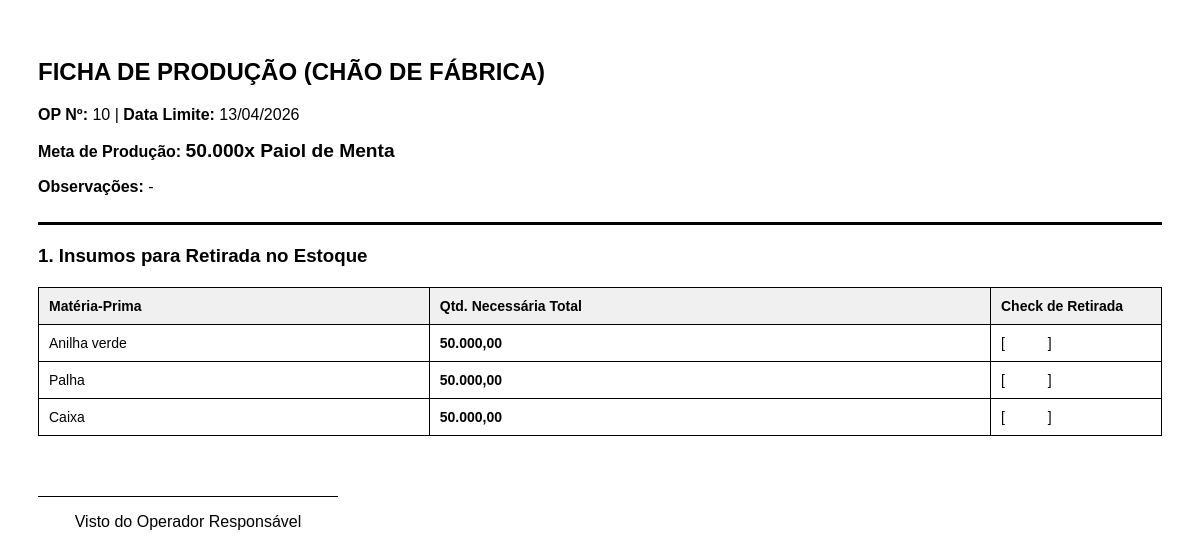
The app's page /producao/imprimir-op/10/ (signed in) with its own data.
### core/models.py (models this page shows, shortened)
class OrdemProducao(models.Model):
    STATUS_CHOICES = [
        ('Pendente', 'Pendente (Aguardando)'),
        ('Em Andamento', 'Em Andamento (Produzindo)'),
        ('Concluido', 'Concluído (No Estoque)'),
        ('Cancelado', 'Cancelado')
    ]
    produto = models.ForeignKey(Produto, on_delete=models.CASCADE, help_text="Produto final a ser fabricado")
    quantidade = models.IntegerField(help_text="Quantidade planejada para produção")
    quantidade_produzida = models.IntegerField(default=0, help_text="Quanto já foi fabricado desta OP")
    data_criacao = models.DateTimeField(auto_now_add=True)
    data_prevista = models.DateField(help_text="Prazo de entrega / finalização")
    status = models.CharField(max_length=20, choices=STATUS_CHOICES, default='Pendente')
    observacao = models.TextField(blank=True, null=True, help_text="Ex: Lote especial para Cliente X")
    autor = models.ForeignKey(User, on_delete=models.SET_NULL, null=True, blank=True)
    data_inicio = models.DateTimeField(null=True, blank=True)
    data_fim = models.DateTimeField(null=True, blank=True)
    custo_historico = models.DecimalField(max_digits=10, decimal_places=2, null=True, blank=True)
    cliente = models.ForeignKey(
        'Cliente',
        on_delete=models.SET_NULL,
        null=True,
        blank=True,
        verbose_name="Cliente Destino (Opcional)"
    )

class Produto(models.Model):
    nome = models.CharField(max_length=100, help_text="Ex: Cigarro Marca X, Fumo de Rolo Y")
    categoria = models.CharField(max_length=50, help_text="Ex: Produto Final, Matéria Prima")
    preco_custo = models.DecimalField(max_digits=10, decimal_places=2, help_text="Para matérias-primas, digite o custo. Para produtos finais, pode deixar 0 (será calculado).")
    estoque_minimo = models.FloatField(default=10, help_text="Quantidade mínima para disparar o alerta")
    preco_venda = models.DecimalField(max_digits=10, decimal_places=2, blank=True, null=True, help_text="Preço de venda (apenas para produtos finais)")

class Composicao(models.Model):
    produto_final = models.ForeignKey(Produto, related_name='composicoes', on_delete=models.CASCADE)
    materia_prima = models.ForeignKey(Produto, related_name='usado_em', on_delete=models.CASCADE)
    quantidade_necessaria = models.DecimalField(max_digits=10, decimal_places=4, help_text="Quantidade desta matéria-prima usada para fazer 1 unidade do produto final")

### core/views.py (the view)
# urls.py: path('producao/imprimir-op/<int:id>/', views.imprimir_op, name='imprimir_op'),
@login_required
@user_passes_test(has_producao, login_url='/')
def imprimir_op(request, id):
    op = get_object_or_404(OrdemProducao, id=id)
    composicoes = Composicao.objects.filter(produto_final=op.produto)
    for comp in composicoes:
        comp.total_necessario = float(comp.quantidade_necessaria) * op.quantidade
    return render(request, 'imprimir_op.html', {'op': op, 'composicoes': composicoes})

### core/context_processors.py (called while the page is built)
def alertas_estoque(request):
    if request.user.is_authenticated:
        contagem = Estoque.objects.filter(quantidade__lte=models.F('estoque_minimo')).count()
        return {'qtd_alerta_compras': contagem}
    return {'qtd_alerta_compras': 0}

def alertas_globais(request):
    if request.user.is_authenticated:
        qtd_alerta_compras = Estoque.objects.filter(
            quantidade__lte=models.F('estoque_minimo')
        ).exclude(produto__categoria__icontains='final').count()
        return {
            'qtd_alerta_compras': qtd_alerta_compras
        }
    return {'qtd_alerta_compras': 0}

### core/views.py (called while the page is built)
def has_producao(user):
    if user.is_superuser: return True
    if hasattr(user, 'perfil') and user.perfil.tipo in ['Gerente', 'Producao']: return True
    return False

### core/templates/imprimir_op.html (shortened to what this page needs)
<!DOCTYPE html>
<html lang="pt-br">
<head>
</head>
<body onload="window.print()">
    <div class="cabecalho">
        <h2>FICHA DE PRODUÇÃO (CHÃO DE FÁBRICA)</h2>
        <p><strong>OP Nº:</strong> {{ op.id }} | <strong>Data Limite:</strong> {{ op.data_prevista|date:"d/m/Y" }}</p>
        <p><strong>Meta de Produção:</strong> <span style="font-size: 1.2rem; font-weight: bold;">{{ op.quantidade }}x {{ op.produto.nome }}</span></p>
        <p><strong>Observações:</strong> {{ op.observacao|default:"-" }}</p>
    </div>
    <h3>1. Insumos para Retirada no Estoque</h3>
    <table>
        <thead>
            <tr>
                <th>Matéria-Prima</th>
                <th>Qtd. Necessária Total</th>
                <th style="width: 150px;">Check de Retirada</th>
            </tr>
        </thead>
        <tbody>
            {% for comp in composicoes %}
            <tr>
                <td>{{ comp.materia_prima.nome }}</td>
                <td><strong>{{ comp.total_necessario|floatformat:2 }}</strong></td>
                <td>[ &nbsp;&nbsp;&nbsp;&nbsp;&nbsp;&nbsp;&nbsp;&nbsp;&nbsp; ]</td>
            </tr>
            {% endfor %}
        </tbody>
    </table>
    <div class="assinatura">
        <p>Visto do Operador Responsável</p>
    </div>
</body>
</html>

### core/templates/imprimir_op.html (style rules this page uses)
body { font-family: Arial, sans-serif; padding: 30px; color: #000; background: #fff; }
.cabecalho { border-bottom: 3px solid #000; margin-bottom: 20px; padding-bottom: 10px; }
table { width: 100%; border-collapse: collapse; margin-top: 20px; font-size: 14px; }
th, td { border: 1px solid #000; padding: 10px; text-align: left; }
th { background-color: #f0f0f0; }
.assinatura { margin-top: 60px; border-top: 1px solid #000; width: 300px; text-align: center; }

### records on screen
OrdemProducao: id "10", data_prevista "13/04/2026", quantidade "50.000", produto.nome "Paiol de Menta", observacao "-"
Composicao: materia_prima.nome "Anilha verde", total_necessario "50.000,00"
Composicao: materia_prima.nome "Palha", total_necessario "50.000,00"
Composicao: materia_prima.nome "Caixa", total_necessario "50.000,00"
